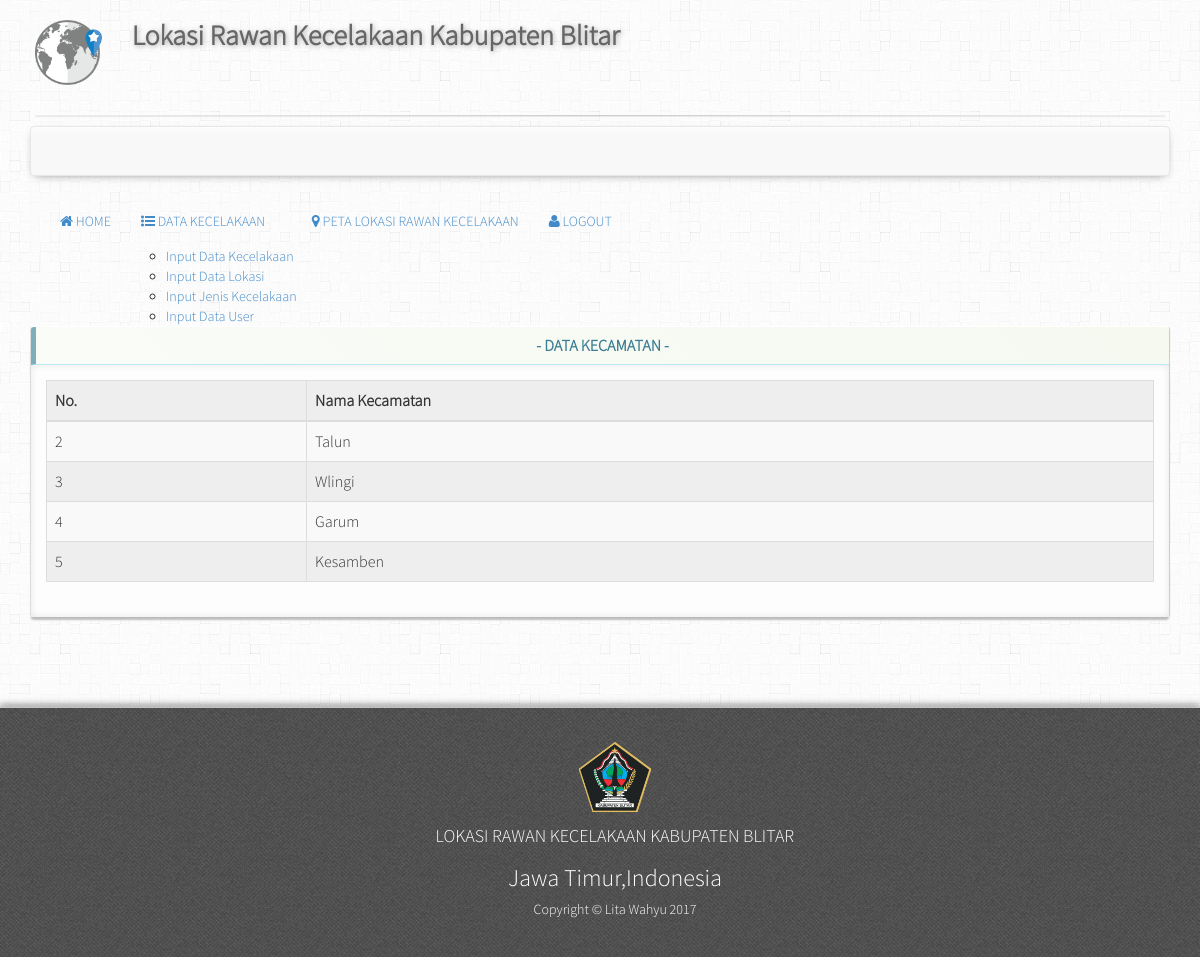
Page /admin/lihat_kecamatan.php on the committed database.
### tables this page shows
CREATE TABLE `kecamatan` (
  `id_kecamatan` int(11) NOT NULL,
  `nama_kecamatan` varchar(100) NOT NULL
);

### function/user.php (called while the page is built, shortened)
<?php
require_once "db.php";
function kecamatan (){
global $link;
$query="select * from kecamatan";
$result=mysqli_query($link,$query);
      if($result)
      {
      	 return $result;
       }else{
       	return false;
       }
	}
 ?>

### admin/lihat_kecamatan.php (the view, shortened to what this page needs)
<?php
include_once "view2/header.php";
$title = "DATA KECAMATAN";
$datakec=kecamatan();
 ?>
      <div class="row">
        <div class="col-md-12">
          <div class="panel panel-info panel-dashboard">
            <div class="panel-heading centered">
              <h2 class="panel-title"><strong> - <?php echo $title ?> - </strong></h2>
            </div>
            <div class="panel-body">
              <table class="table table-bordered table-striped table-admin">
              <thead>
                <tr>
                  <th width="3%">No.</th>
                  <th width="10%">Nama Kecamatan</th>
                </tr>
              </thead>
              <tbody>
             <?php while($row=mysqli_fetch_assoc($datakec)):?>
              <tr>
                <td><?php echo $row['id_kecamatan']?></td>
                <td><?php echo $row['nama_kecamatan']?></td>
              </tr> <?php endwhile; ?>
              </tbody>
            </table>
            </div>
            </div>
          </div>
        </div>
      </div>
<?php include_once "view2/footer.php" ?>

### admin/css/style.css (style rules this page uses)
body { background: url("../img/background.png"); font-family: sistem; }
.centered { width: 100%; text-align: center; }
.table-admin { background: #eee; font-size: 16px; }
.panel-dashboard { border-top: 1px solid #fff; border-left: 1px solid #ddd; border-right: 1px solid #ccc; border-bottom: 1px solid #bbb; box-shadow: 0px 3px 2px -1px #BEBEBE; }
.panel-dashboard>.panel-heading { border-left: 5px solid #7DAFBB; color: #3C7E92; font-weight: bold; background: #f9fcf7; background: -moz-linear-gradient(45deg, #f9fcf7 0%, #f5f9f0 100%); background: -webkit-gradient(linear, left bottom, right top, color-stop(0%, #f9fcf7), color-stop(100%, #f5f9f0)); background: -webkit-linear-gradient(45deg, #f9fcf7 0%, #f5f9f0 100%); background: -o-linear-gradient(45deg, #f9fcf7 0%, #f5f9f0 100%); background: -ms-linear-gradient(45deg, #f9fcf7 0%, #f5f9f0 100%); background: linear-gradient(45deg, #f9fcf7 0%, #f5f9f0 100%); filter: progid:DXImageTransform.Microsoft.gradient( startColorstr='#f9fcf7', endColorstr='#f5f9f0', GradientType=1 ); }
.panel-dashboard>.panel-body { background: #fdfdfd; box-shadow: 0px 0px 10px -2px #ddd inset; }

### rows in the picture
kecamatan: id_kecamatan "2", nama_kecamatan "Talun"
kecamatan: id_kecamatan "3", nama_kecamatan "Wlingi"
kecamatan: id_kecamatan "4", nama_kecamatan "Garum"
kecamatan: id_kecamatan "5", nama_kecamatan "Kesamben"

### other values in the picture
$title "DATA KECAMATAN"
